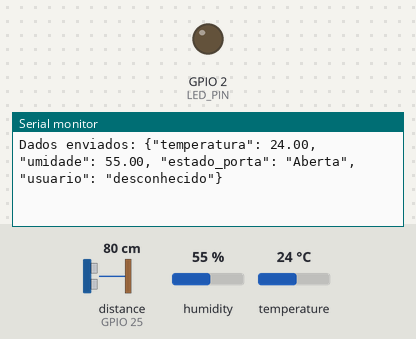
Recording of a sketch running on a simulated ESP32. Parts: output pins drawn as LEDs (lit = HIGH), the last lines printed to the serial monitor. Wiring (inferred from the names in the program): ultrasonic range finder: trigger GPIO 5; echo GPIO 25. The inputs (shaded band) are chosen by the test bench; at power-on: distance to the obstacle (sensor on GPIO 25) 80 cm, humidity 55 %, temperature 24 °C. The echo pulse lasts 58.3 µs per cm; WiFi joins after 1.5 s; servers stay silent unless stated; no MQTT or app messages arrive unless stated; pins used as bus, display or sensor lines are not drawn.

Above: at 2.7 s.
2.8 s: distance to the obstacle (sensor on GPIO 25) set to 12 cm
At 4.1 s:
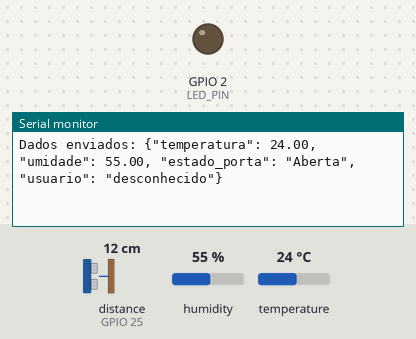
4.3 s: distance to the obstacle (sensor on GPIO 25) set to 9 cm
At 7.2 s:
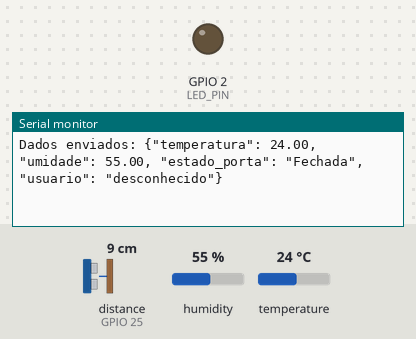

The sketch:

v4_RFID_mod-MQTT.ino
```cpp
#include <WiFi.h>
#include <WiFiClientSecure.h>
#include <PubSubClient.h>
#include <DHT.h>
#include <SPI.h>
#include <time.h>
#include <Adafruit_PN532.h>

// Configurações do sensor DHT11
#define DHT_PIN 4
#define DHT_TYPE DHT11
DHT dht(DHT_PIN, DHT_TYPE);

// Configurações do sensor ultrassônico HC-SR04
#define TRIG_PIN 5
#define ECHO_PIN 25

// Configuração do LED indicador
#define LED_PIN 2

// Configuração do módulo PN532
#define SDA_PIN 21
#define SCL_PIN 22
Adafruit_PN532 nfc(SDA_PIN, SCL_PIN);

// Configurações da rede Wi-Fi
const char* ssid = "Starlink_CIT";
const char* password = "Ufrr@2024Cit";

// Configurações do HiveMQ (broker MQTT)
const char* mqtt_server = "cd8839ea5ec5423da3aaa6691e5183a5.s1.eu.hivemq.cloud";
const int mqtt_port = 8883;
const char* mqtt_topic = "esp32/refrigerator";
const char* mqtt_username = "hivemq.webclient.1734636778463";
const char* mqtt_password = "EU<pO3F7x?S%wLk4#5ib";

// Inicialização do cliente Wi-Fi e MQTT com TLS
WiFiClientSecure espClient;
PubSubClient client(espClient);

// Variáveis globais
unsigned long lastMsg = 0;
const int intervalo = 1000; // Intervalo de 1 segundo
const float distancia_limite = 10.0;
String usuarioAtual = "desconhecido"; // Persistência do usuário

void setup() {
  Serial.begin(115200);
  pinMode(TRIG_PIN, OUTPUT);
  pinMode(ECHO_PIN, INPUT);
  pinMode(LED_PIN, OUTPUT);

  Serial.println("Inicializando PN532...");
  nfc.begin();
  uint32_t versiondata = nfc.getFirmwareVersion();
  if (versiondata) {
    nfc.SAMConfig();
    Serial.println("PN532 inicializado.");
  } else {
    Serial.println("Módulo PN532 não detectado.");
  }

  setup_wifi();
  espClient.setInsecure();
  client.setServer(mqtt_server, mqtt_port);
  client.setCallback(callback);

  dht.begin();
}

void loop() {
  if (!client.connected()) {
    reconnect();
  }
  client.loop();

  // Atualiza continuamente o estado do RFID
  verificarRFID();

  // Envia os dados MQTT a cada 1 segundo
  unsigned long now = millis();
  if (now - lastMsg >= intervalo) {
    lastMsg = now;
    enviarDados(); // Envia os dados com o estado mais recente
  }
}

// Conexão Wi-Fi
void setup_wifi() {
  delay(10);
  Serial.println("Conectando ao Wi-Fi...");
  WiFi.begin(ssid, password);
  while (WiFi.status() != WL_CONNECTED) {
    delay(500);
    Serial.print(".");
  }
  Serial.println("\nWi-Fi conectado!");
  Serial.println("Endereço IP: ");
  Serial.println(WiFi.localIP());
}

// Reconexão ao MQTT
void reconnect() {
  while (!client.connected()) {
    Serial.println("Reconectando ao HiveMQ...");
    if (client.connect("ESP32_Client", mqtt_username, mqtt_password)) {
      Serial.println("Conectado ao HiveMQ!");
    } else {
      delay(5000);
    }
  }
}

// Envia dados ao servidor MQTT
void enviarDados() {
  // Leitura dos sensores
  float temperatura = dht.readTemperature();
  float umidade = dht.readHumidity();
  float distancia = medirDistancia();
  String estado_porta = (distancia <= distancia_limite) ? "Fechada" : "Aberta";

  // Monta a mensagem JSON
  String mensagem = "{";
  mensagem += "\"temperatura\": " + String(temperatura) + ", ";
  mensagem += "\"umidade\": " + String(umidade) + ", ";
  mensagem += "\"estado_porta\": \"" + estado_porta + "\", ";
  mensagem += "\"usuario\": \"" + usuarioAtual + "\"}";

  // Envia ao HiveMQ
  if (client.publish(mqtt_topic, mensagem.c_str())) {
    Serial.println("Dados enviados: " + mensagem);
  } else {
    Serial.println("Falha no envio.");
  }
}

// Função que verifica o cartão RFID de forma não bloqueante
void verificarRFID() {
  uint8_t success = nfc.inListPassiveTarget();

  if (success > 0) {
    uint8_t uid[7];
    uint8_t uidLength;
    if (nfc.readPassiveTargetID(PN532_MIFARE_ISO14443A, uid, &uidLength)) {
      String novoUsuario = "";
      for (uint8_t i = 0; i < uidLength; i++) {
        novoUsuario += String(uid[i], HEX);
      }

      if (novoUsuario != usuarioAtual) {
        usuarioAtual = novoUsuario; // Atualiza o usuário apenas se for diferente
        Serial.println("Novo usuário identificado: " + usuarioAtual);
      }
    }
  }
}

// Mede a distância com o sensor ultrassônico
float medirDistancia() {
  digitalWrite(TRIG_PIN, LOW);
  delayMicroseconds(2);
  digitalWrite(TRIG_PIN, HIGH);
  delayMicroseconds(10);
  digitalWrite(TRIG_PIN, LOW);
  long duracao = pulseIn(ECHO_PIN, HIGH);
  return (duracao * 0.034) / 2.0;
}

// Callback para mensagens recebidas
void callback(char* topic, byte* payload, unsigned int length) {
  Serial.print("Mensagem recebida: ");
  for (int i = 0; i < length; i++) {
    Serial.print((char)payload[i]);
  }
  Serial.println();
}
```

Measured:
- the behaviour switches between 11 and 10 cm on distance to the obstacle (sensor on GPIO 25) (found by bisection; images 1 and 2)
- after the input at 4.3 s, the serial monitor: prints a new line after 0.29 s (image 2)
